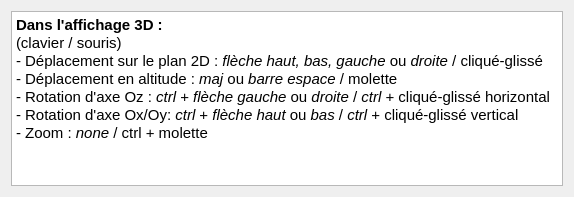
<?xml version="1.0" encoding="UTF-8"?>
<ui version="4.0">
 <class>HelpWindow</class>
 <widget class="QDialog" name="HelpWindow">
  <property name="geometry">
   <rect>
    <x>0</x>
    <y>0</y>
    <width>574</width>
    <height>197</height>
   </rect>
  </property>
  <property name="windowTitle">
   <string>Aide</string>
  </property>
  <layout class="QGridLayout" name="gridLayout">
   <item row="0" column="0">
    <widget class="QTextEdit" name="textEdit_helpWindow">
     <property name="readOnly">
      <bool>true</bool>
     </property>
     <property name="html">
      <string>&lt;!DOCTYPE HTML PUBLIC &quot;-//W3C//DTD HTML 4.0//EN&quot; &quot;http://www.w3.org/TR/REC-html40/strict.dtd&quot;&gt;
&lt;html&gt;&lt;head&gt;&lt;meta name=&quot;qrichtext&quot; content=&quot;1&quot; /&gt;&lt;style type=&quot;text/css&quot;&gt;
p, li { white-space: pre-wrap; }
&lt;/style&gt;&lt;/head&gt;&lt;body style=&quot; font-family:'Ubuntu'; font-size:11pt; font-weight:400; font-style:normal;&quot;&gt;
&lt;p style=&quot; margin-top:0px; margin-bottom:0px; margin-left:0px; margin-right:0px; -qt-block-indent:0; text-indent:0px;&quot;&gt;&lt;span style=&quot; font-weight:600;&quot;&gt;Dans l'affichage 3D :&lt;/span&gt;&lt;/p&gt;
&lt;p style=&quot; margin-top:0px; margin-bottom:0px; margin-left:0px; margin-right:0px; -qt-block-indent:0; text-indent:0px;&quot;&gt;(clavier / souris)&lt;/p&gt;
&lt;p style=&quot; margin-top:0px; margin-bottom:0px; margin-left:0px; margin-right:0px; -qt-block-indent:0; text-indent:0px;&quot;&gt;- Déplacement sur le plan 2D : &lt;span style=&quot; font-style:italic;&quot;&gt;flèche haut, bas, gauche &lt;/span&gt;ou &lt;span style=&quot; font-style:italic;&quot;&gt;droite &lt;/span&gt;/ cliqué-glissé&lt;/p&gt;
&lt;p style=&quot; margin-top:0px; margin-bottom:0px; margin-left:0px; margin-right:0px; -qt-block-indent:0; text-indent:0px;&quot;&gt;- Déplacement en altitude : &lt;span style=&quot; font-style:italic;&quot;&gt;maj&lt;/span&gt; ou &lt;span style=&quot; font-style:italic;&quot;&gt;barre espace &lt;/span&gt;/ molette&lt;/p&gt;
&lt;p style=&quot; margin-top:0px; margin-bottom:0px; margin-left:0px; margin-right:0px; -qt-block-indent:0; text-indent:0px;&quot;&gt;- Rotation d'axe Oz : &lt;span style=&quot; font-style:italic;&quot;&gt;ctrl&lt;/span&gt; + &lt;span style=&quot; font-style:italic;&quot;&gt;flèche gauche&lt;/span&gt; ou &lt;span style=&quot; font-style:italic;&quot;&gt;droite &lt;/span&gt;/ &lt;span style=&quot; font-style:italic;&quot;&gt;ctrl &lt;/span&gt;+ cliqué-glissé horizontal&lt;/p&gt;
&lt;p style=&quot; margin-top:0px; margin-bottom:0px; margin-left:0px; margin-right:0px; -qt-block-indent:0; text-indent:0px;&quot;&gt;- Rotation d'axe Ox/Oy: &lt;span style=&quot; font-style:italic;&quot;&gt;ctrl&lt;/span&gt; + &lt;span style=&quot; font-style:italic;&quot;&gt;flèche haut &lt;/span&gt;ou&lt;span style=&quot; font-style:italic;&quot;&gt; bas &lt;/span&gt;/ &lt;span style=&quot; font-style:italic;&quot;&gt;ctrl &lt;/span&gt;+ cliqué-glissé vertical&lt;/p&gt;
&lt;p style=&quot; margin-top:0px; margin-bottom:0px; margin-left:0px; margin-right:0px; -qt-block-indent:0; text-indent:0px;&quot;&gt;- Zoom : &lt;span style=&quot; font-style:italic;&quot;&gt;none &lt;/span&gt;/ ctrl + molette&lt;/p&gt;&lt;/body&gt;&lt;/html&gt;</string>
     </property>
    </widget>
   </item>
  </layout>
 </widget>
 <resources/>
 <connections/>
</ui>
